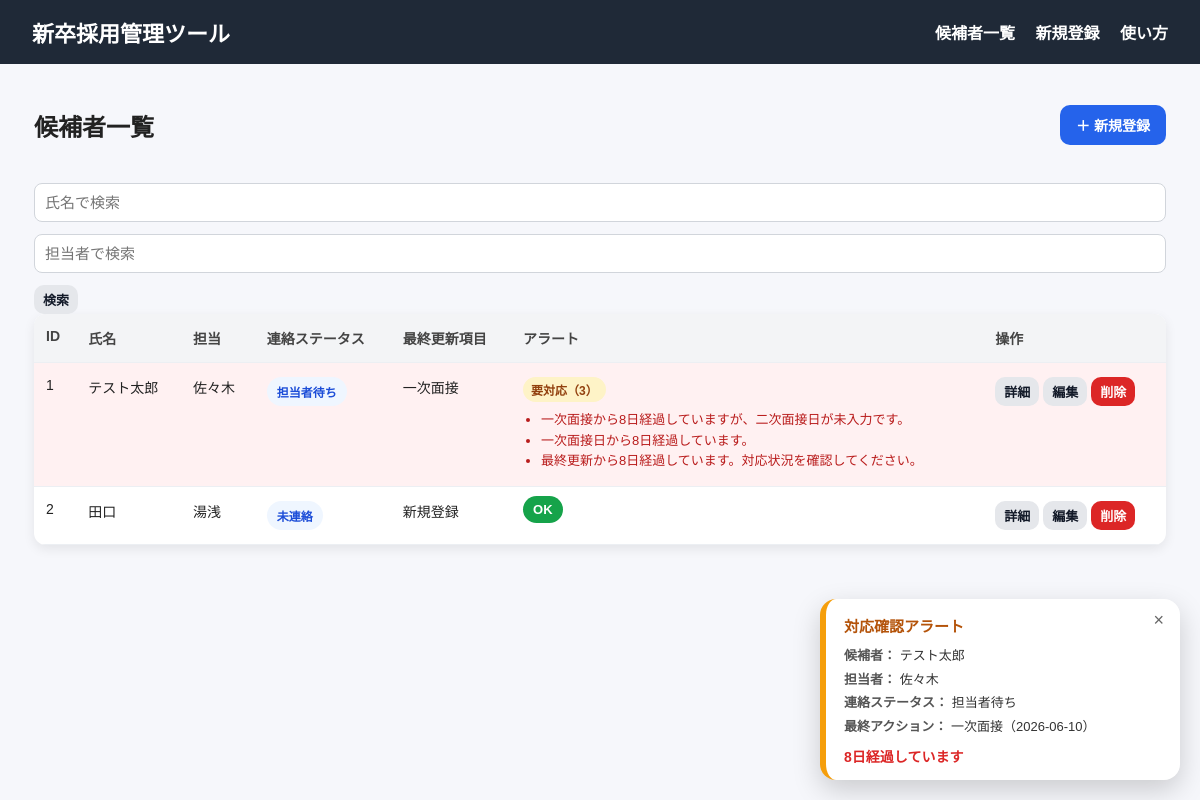
Before: / with the older database file.
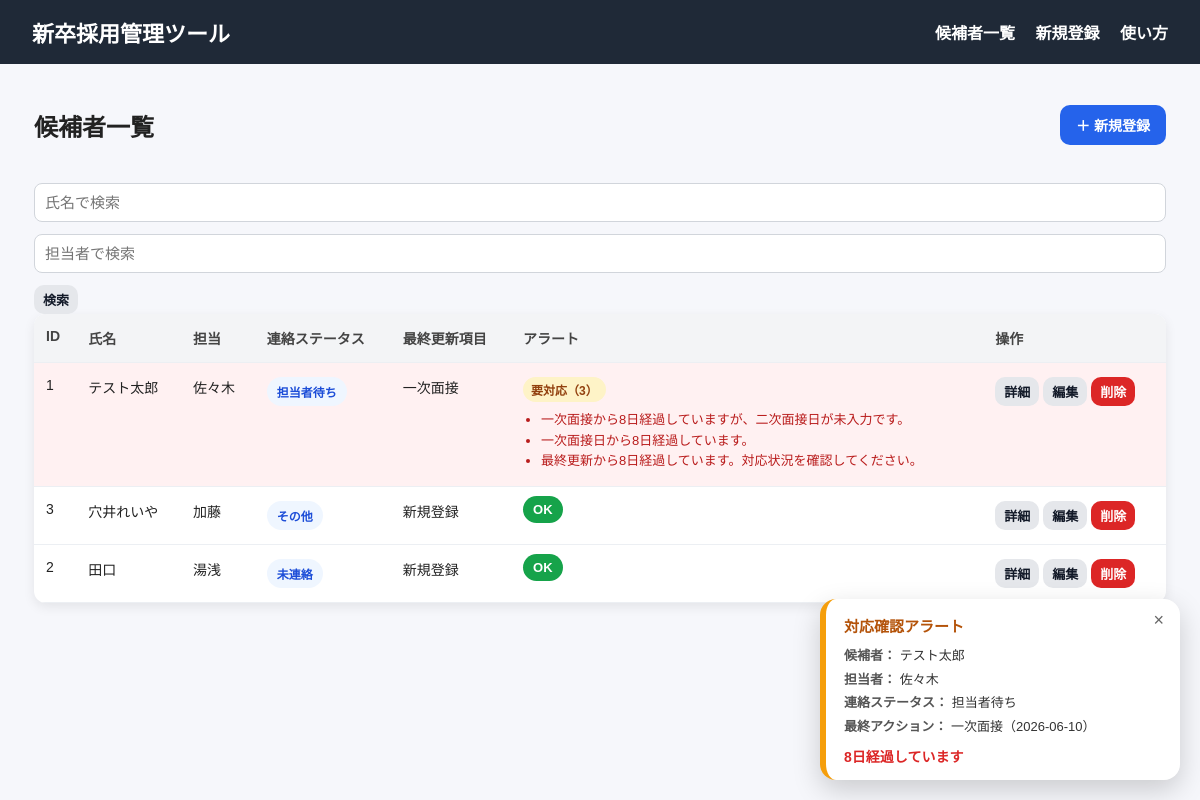
After: the same page with the newer database file.
### tables this page shows
CREATE TABLE candidate_progress (
    id INTEGER PRIMARY KEY AUTOINCREMENT,
    candidate_id INTEGER NOT NULL,

    casual_event_staff TEXT,
    document_screening TEXT DEFAULT '未済',
    initial_remind TEXT DEFAULT '未済',

    first_interview_date TEXT,
    first_interviewer TEXT,
    first_meeting TEXT,
    first_tel TEXT DEFAULT '未済',
    first_remind TEXT DEFAULT '未済',
    first_period TEXT,

    second_interview_date TEXT,
    second_interviewer TEXT,
    second_tel TEXT DEFAULT '未済',
    second_remind TEXT DEFAULT '未済',
    transcript TEXT DEFAULT '未済',
    second_period TEXT,

    final_interview TEXT,
    pizza_party_plan TEXT,
    pizza_party_join TEXT,
    acceptance_estimate TEXT,
    offer_deadline TEXT,

    FOREIGN KEY (candidate_id) REFERENCES candidates(id) ON DELETE CASCADE
);

CREATE TABLE candidates (
    id INTEGER PRIMARY KEY AUTOINCREMENT,
    name TEXT NOT NULL,
    owner TEXT,
    contact_status TEXT NOT NULL DEFAULT '未連絡',
    created_at TEXT NOT NULL DEFAULT CURRENT_TIMESTAMP,
    updated_at TEXT NOT NULL DEFAULT CURRENT_TIMESTAMP,
    last_updated_field TEXT DEFAULT '新規登録'
);

### app.py (the view)
@app.route("/")
def index():
    search_name = request.args.get("name", "")
    search_owner = request.args.get("owner", "")
    conn = get_db_connection()
    sql = """
        SELECT
            c.id,
            c.name,
            c.owner,
            c.contact_status,
            c.created_at,
            c.updated_at,
            c.last_updated_field,
            p.first_interview_date,
            p.second_interview_date,
            p.final_interview,
            p.pizza_party_plan,
            p.offer_deadline
        FROM candidates c
        JOIN candidate_progress p
        ON c.id = p.candidate_id
        WHERE 1 = 1
    """
    params = []
    if search_name:
        sql += " AND c.name LIKE ?"
        params.append(f"%{search_name}%")
    if search_owner:
        sql += " AND c.owner LIKE ?"
        params.append(f"%{search_owner}%")
    sql += """
        ORDER BY
            (c.contact_status IN (
                '学生返答待ち',
                '面接官の返答待ち',
                '学生待ち',
                '担当者待ち',
                '面接官待ち'
            )) DESC,
            c.updated_at DESC
    """
    candidates = conn.execute(sql, params).fetchall()
    conn.close()
    candidate_list = []
    for candidate in candidates:
        candidate_dict = dict(candidate)
        alerts = get_candidate_alerts(candidate_dict)
        candidate_dict["alerts"] = alerts
        candidate_dict["has_alert"] = len(alerts) > 0
        candidate_dict["alert_count"] = len(alerts)
        candidate_list.append(candidate_dict)
    candidate_list.sort(
        key=lambda x: (x["has_alert"], x["updated_at"]),
        reverse=True
    )
    popup_alerts = get_popup_alerts(candidate_list)
    print("popup_alerts =", popup_alerts)  # デバッグ用
    return render_template(
        "index.html",
        candidates=candidate_list,
        search_name=search_name,
        search_owner=search_owner,
        popup_alerts=popup_alerts,
    )

### alerts.py (called while the page is built)
def parse_date(date_text):
    if not date_text:
        return None
    if isinstance(date_text, datetime):
        return date_text
    text = str(date_text).strip()
    if not text:
        return None
    patterns = [
        "%Y-%m-%d %H:%M:%S",
        "%Y-%m-%d %H:%M:%S.%f",
        "%Y-%m-%d",
        "%Y-%m-%dT%H:%M:%S",
        "%Y-%m-%dT%H:%M:%S.%f",
    ]
    for pattern in patterns:
        try:
            return datetime.strptime(text, pattern)
        except ValueError:
            continue
    return None

def is_over_7_days(date_text):
    target_date = parse_date(date_text)
    if target_date is None:
        return False
    now = datetime.now()
    return now - target_date >= timedelta(days=7)

def days_since(date_text):
    target_date = parse_date(date_text)
    if target_date is None:
        return None
    now = datetime.now()
    return (now - target_date).days

def get_popup_alerts(candidates):
    popup_alerts = []
    for candidate in candidates:
        alert = build_popup_alert(candidate)
        if alert:
            popup_alerts.append(alert)
    popup_alerts.sort(key=lambda x: x["days_passed"], reverse=True)
    return popup_alerts

### db.py (called while the page is built)
def get_db_connection():
    print("使用中のDB:", DB_NAME)  # デバッグ用
    conn = sqlite3.connect(DB_NAME)
    conn.row_factory = sqlite3.Row
    return conn

### templates/index.html
{% extends "base.html" %}
{% block page_css %}
<link rel="stylesheet" href="{{ url_for('static', filename='css/index.css') }}">
{% endblock %}
{% block content %}
<div class="page-title-area">
  <h2>候補者一覧</h2>
  <a class="btn primary" href="{{ url_for('new_candidate') }}">＋ 新規登録</a>
</div>
<form method="GET" action="{{ url_for('index') }}" class="search-form">
  <input type="text" name="name" placeholder="氏名で検索" value="{{ search_name }}">
  <input type="text" name="owner" placeholder="担当者で検索" value="{{ search_owner }}">
  <button type="submit" class="btn small">検索</button>
</form>
{% if candidates|length == 0 %}
<p>まだ候補者が登録されていません。</p>
{% else %}
<table class="candidate-table">
  <thead>
    <tr>
      <th>ID</th>
      <th>氏名</th>
      <th>担当</th>
      <th>連絡ステータス</th>
      <th>最終更新項目</th>
      <th>アラート</th>
      <th>操作</th>
    </tr>
  </thead>
  <tbody>
    {% for candidate in candidates %}
    <tr class="{% if candidate.has_alert %}alert-row{% endif %}">
      <td>{{ candidate.id }}</td>
      <td>{{ candidate.name }}</td>
      <td>{{ candidate.owner }}</td>
      <td>
        <span class="status-badge">
          {{ candidate.contact_status }}
        </span>
      </td>
      <td>{{ candidate.last_updated_field }}</td>
      <td>
        {% if candidate.has_alert %}
        <span class="alert-badge">要対応（{{ candidate.alert_count }}）</span>
        <ul class="alert-list">
          {% for alert in candidate.alerts %}
          <li>{{ alert }}</li>
          {% endfor %}
        </ul>
        {% else %}
        <span class="safe-badge">OK</span>
        {% endif %}
      </td>
      <td>
        <a class="btn small" href="{{ url_for('detail_candidate', id=candidate.id) }}">詳細</a>
        <a class="btn small" href="{{ url_for('edit_candidate', id=candidate.id) }}">編集</a>
        <form class="inline-form" action="{{ url_for('delete_candidate', id=candidate.id) }}" method="POST">
          <button class="btn small danger" type="submit" onclick="return confirmDelete();">
            削除
          </button>
        </form>
      </td>
    </tr>
    {% endfor %}
  </tbody>
</table>
{% endif %}
<div id="popup-alert-container">
  {% for alert in popup_alerts %}
    <div
      class="popup-alert"
      data-alert-id="{{ alert.id }}"
      data-detail-url="{{ url_for('detail_candidate', id=alert.candidate_id) }}"
    >
      <button class="popup-close-btn" type="button">×</button>
      <div class="popup-alert-content">
        <div class="popup-alert-title">対応確認アラート</div>
        <div class="popup-alert-row">
          <span class="popup-label">候補者：</span>
          <span>{{ alert.candidate_name }}</span>
        </div>
        <div class="popup-alert-row">
          <span class="popup-label">担当者：</span>
          <span>{{ alert.owner }}</span>
        </div>
        <div class="popup-alert-row">
          <span class="popup-label">連絡ステータス：</span>
          <span>{{ alert.contact_status }}</span>
        </div>
        <div class="popup-alert-row">
          <span class="popup-label">最終アクション：</span>
          <span>{{ alert.latest_action_label }}（{{ alert.latest_action_date }}）</span>
        </div>
        <div class="popup-alert-days">
          {{ alert.days_passed }}日経過しています
        </div>
      </div>
    </div>
  {% endfor %}
</div>
{% endblock %}

### templates/base.html (shortened to what this page needs)
<!DOCTYPE html>
<html lang="ja">
<head>
  <link rel="stylesheet" href="{{ url_for('static', filename='css/base.css') }}">
  {% block page_css %}{% endblock %}
</head>
<body>
  <header class="header">
    <h1>新卒採用管理ツール</h1>
    <nav>
      <a href="{{ url_for('index') }}">候補者一覧</a>
      <a href="{{ url_for('new_candidate') }}">新規登録</a>
      <a href="{{ url_for('usage_page') }}">使い方</a>
    </nav>
  </header>
  <main class="container">
    {% block content %}
    {% endblock %}
  </main>
</body>
</html>

### static/css/base.css (style rules this page uses)
body { margin: 0; font-family: "Helvetica Neue", Arial, sans-serif; background-color: #f5f7fb; color: #333; }
.header { background-color: #1f2937; color: white; padding: 16px 32px; display: flex; justify-content: space-between; align-items: center; }
.header h1 { margin: 0; font-size: 22px; }
.header a { color: white; text-decoration: none; margin-left: 16px; font-weight: bold; }
.container { max-width: 1100px; margin: 32px auto; padding: 0 20px; }
.btn { display: inline-block; border: none; text-decoration: none; background-color: #e5e7eb; color: #111827; padding: 8px 14px; border-radius: 8px; cursor: pointer; font-weight: bold; }
.btn.primary { background-color: #2563eb; color: white; }
.btn.danger { background-color: #dc2626; color: white; }
.btn.small { padding: 5px 9px; font-size: 13px; }
.inline-form { display: inline; }
input, select { width: 100%; box-sizing: border-box; padding: 10px; border: 1px solid #d1d5db; border-radius: 8px; font-size: 15px; }

Changed rows visible on the page:
added candidate_progress: id "3", name "穴井れいや", owner "加藤", contact_status "その他", last_updated_field "新規登録", shows "OK", shown under "候補者一覧"
